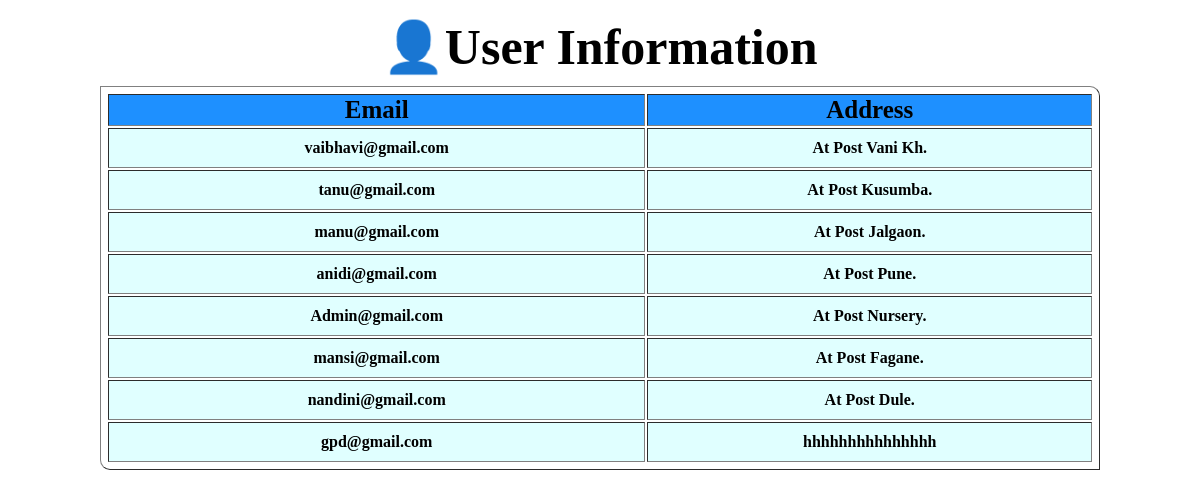
The page /address/ on the database its author committed.
### stud/models.py (models this page shows)
class address(models.Model):
    email = models.CharField(max_length=30,default=" ")
    add = models.CharField(max_length=200,default=" ")

### mydemo/views.py (the view)
# urls.py: path('address/',views.myaddress),
def myaddress(request):
    s1=address.objects.all()
    data={
        'e':s1
    }
    return render(request,'address.html',data)

### templates/address.html (shortened to what this page needs)
<html>
<head>
<body>
<table id="tb" border="1" align="center">
    <caption id="cap">👤User Information</caption>
    <tr id="th">
        <th style="background-color:dodgerblue">Email</th>
        <th style="background-color:dodgerblue">Address</th>
    </tr>
    {%for i in e %}
        <tr align="center" id="nm">
            <td id="nam">{{i.email}}</td>
            <td id="mo">{{i.add}}</td>
        </tr>
    {%endfor%}
</table>
</body>
</head>

### templates/address.html (style rules this page uses)
body { background-position:center; background-repeat: no-repeat; background-size:cover; }
#cap { font-size:50px; padding:10px; font-weight:bold; color:black; text-shadow:2px 2px 2px white; }
#tb { background-color:yelloworange; color:black; width:1000px; padding:5px; border-radius:0px 10px; }
#tb #th { font-size:25px; }
#tb #nm { font-weight:bold; }
#nam { background-color:lightcyan; padding:10px; margin-top:10px; }
#mo { background-color:lightcyan; margin-top:20px; }

### rows shown on the page
address: email "vaibhavi@gmail.com", add "At Post Vani Kh."
address: email "tanu@gmail.com", add "At Post Kusumba."
address: email "manu@gmail.com", add "At Post Jalgaon."
address: email "anidi@gmail.com", add "At Post Pune."
address: email "Admin@gmail.com", add "At Post Nursery."
address: email "mansi@gmail.com", add "At Post Fagane."
address: email "nandini@gmail.com", add "At Post Dule."
address: email "gpd@gmail.com", add "hhhhhhhhhhhhhhh"
